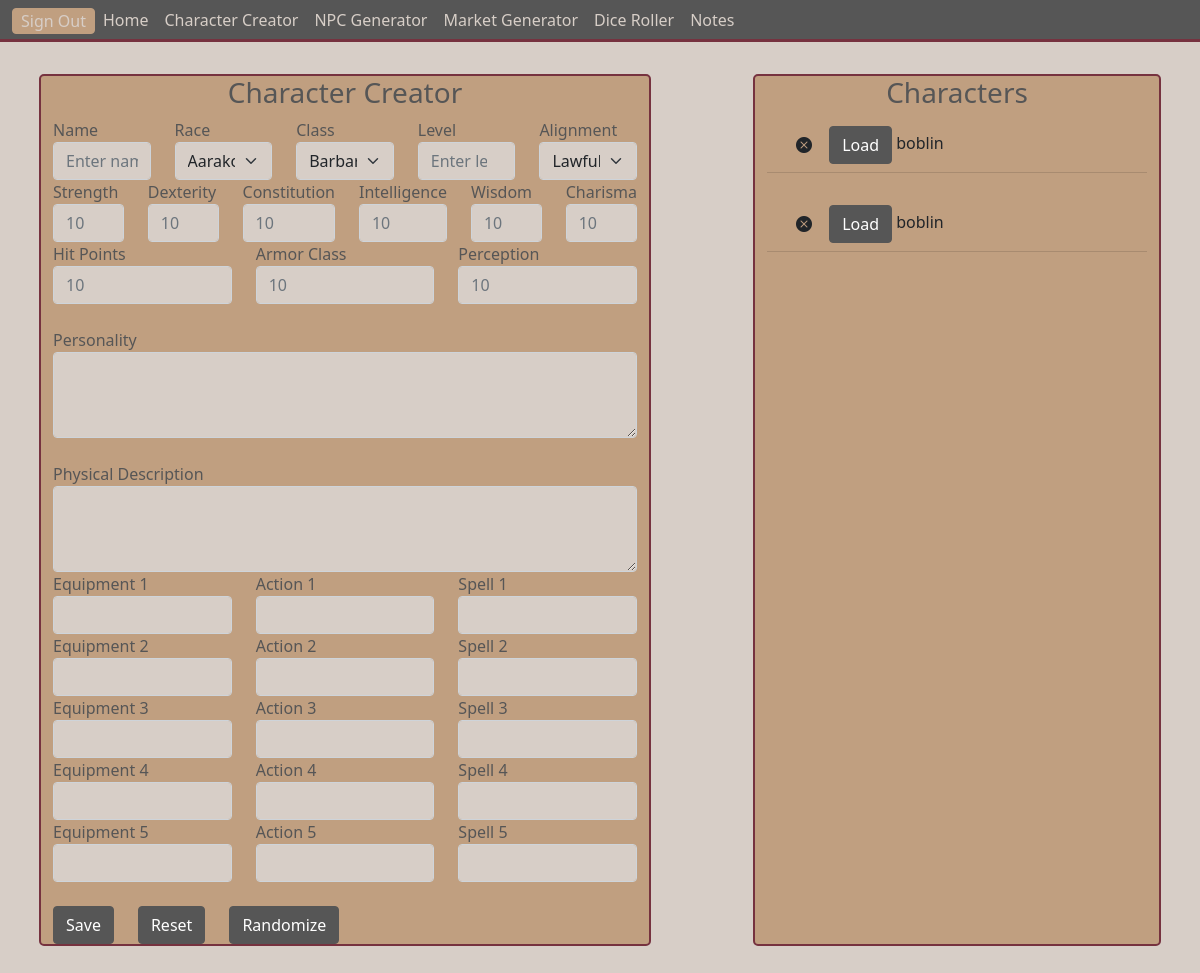
Page /character_creator (signed in) on the earlier database version.
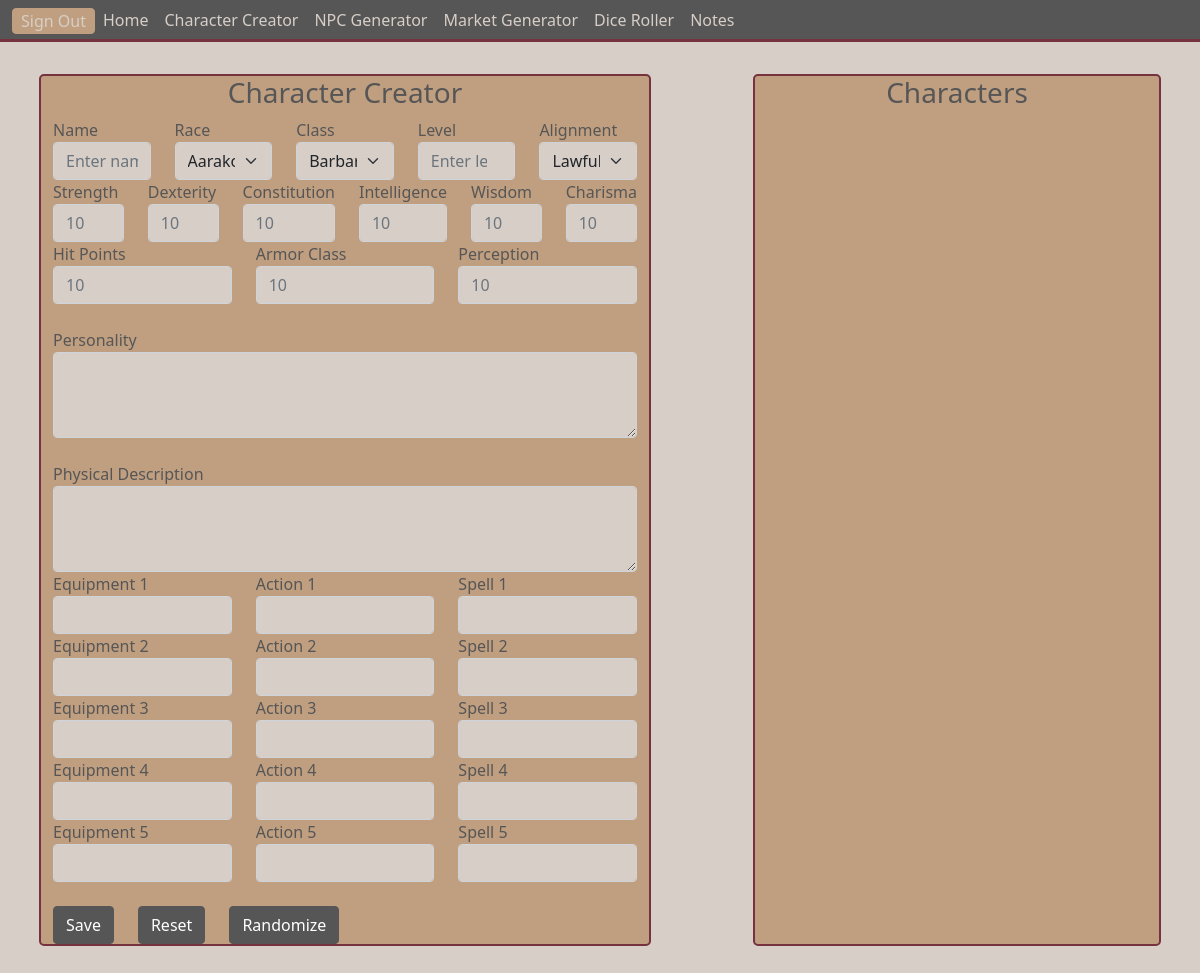
Same page on the later database version.
### website/models.py (models this page shows)
class Character(db.Model):
    id = db.Column(db.Integer, primary_key=True)
    user_id = db.Column(db.Integer, db.ForeignKey('user.id'))
    name = db.Column(db.String(150))
    race = db.Column(db.String(150))
    play_class = db.Column(db.String(150))
    level = db.Column(db.Integer)
    alignment = db.Column(db.String(2))
    strength = db.Column(db.Integer)
    dexterity = db.Column(db.Integer)
    constitution = db.Column(db.Integer)
    intelligence = db.Column(db.Integer)
    wisdom = db.Column(db.Integer)
    charisma = db.Column(db.Integer)
    hp = db.Column(db.Integer)
    ac = db.Column(db.Integer)
    perception = db.Column(db.Integer)
    personality = db.Column(db.String(300))
    physical_description = db.Column(db.String(300))
    equipment1 = db.Column(db.String(150))
    equipment2 = db.Column(db.String(150))
    equipment3 = db.Column(db.String(150))
    equipment4 = db.Column(db.String(150))
    equipment5 = db.Column(db.String(150))
    action1 = db.Column(db.String(150))
    action2 = db.Column(db.String(150))
    action3 = db.Column(db.String(150))
    action4 = db.Column(db.String(150))
    action5 = db.Column(db.String(150))
    spell1 = db.Column(db.String(150))
    spell2 = db.Column(db.String(150))
    spell3 = db.Column(db.String(150))
    spell4 = db.Column(db.String(150))
    spell5 = db.Column(db.String(150))

### website/modules.py (the view, shortened to what this page needs)
@modules.route("/character_creator", methods=['GET', 'POST'])
def character_creator():
    return render_template("character_creator.html", user=current_user)

### website/__init__.py (called while the page is built)
def create_app():
    app = Flask(__name__)
    app.config['SECRET_KEY'] = '2c2f0a1ed0f459feee4563600f76072f'
    app.config['SQLALCHEMY_DATABASE_URI'] = f'sqlite:///{DB_NAME}'
    db.init_app(app)
    from .auth import auth
    from .modules import modules
    from .views import views
    app.register_blueprint(views, url_prefix="/")
    app.register_blueprint(auth, url_prefix="/")
    app.register_blueprint(modules, url_prefix='/')
    from .models import NPC, User
    with app.app_context():
        db.create_all()
    login_manager = LoginManager()
    login_manager.login_view = 'auth.sign_in'
    login_manager.init_app(app)
    @login_manager.user_loader
    def load_user(id):
        return User.query.get(int(id))
    return app

### website/templates/character_creator.html (shortened to what this page needs)
{% extends "layout.html" %}  {% block override_content %}
<div class="row">
	<div
		class="container col-6"
		id="page_content"
		style="border: 2px solid #76323f; border-radius: 5px"
	>
		<form
			method="POST"
			action=""
		>
			<h3 align="center">Character Creator</h3>
			<div class="form-group row">
				<div class="col">
					<label for="name">Name</label>
					<input
						type="text"
						class="form-control"
						id="name"
						name="name"
						placeholder="Enter name"
						required="True"
					/>
				</div>
				<div class="col">
					<label for="race">Race</label>
					<select
						class="form-select form-control"
						name="race"
						id="race"
						required="True"
					>
						<option value="aarakocra">Aarakocra</option>
					</select>
				</div>
				<div class="col">
					<label for="play_class">Class</label>
					<select
						class="form-select form-control"
						name="play_class"
						id="play_class"
						required="True"
					>
						<option value="barbarian">Barbarian</option>
					</select>
				</div>
				<div class="col">
					<label for="level">Level</label>
					<input
						type="number"
						class="form-control"
						id="level"
						name="level"
						placeholder="Enter level"
						required="True"
					/>
				</div>
				<div class="col">
					<label for="alignment">Alignment</label>
					<select
						class="form-select form-control"
						name="alignment"
						id="alignment"
						required="True"
					>
						<option value="lg">Lawful Good</option>
					</select>
				</div>
			</div>
			<div class="form-group row">
				<div class="col">
					<label for="strength">Strength</label>
					<input
						type="number"
						class="form-control"
						id="strength"
						name="strength"
						placeholder="10"
						required="True"
					/>
				</div>
				<div class="col">
					<label for="dexterity">Dexterity</label>
					<input
						type="number"
						class="form-control"
						id="dexterity"
						name="dexterity"
						placeholder="10"
						required="True"
					/>
				</div>
				<div class="col">
					<label for="constitution">Constitution</label>
					<input
						type="number"
						class="form-control"
						id="constitution"
						name="constitution"
						placeholder="10"
						required="True"
					/>
				</div>
				<div class="col">
					<label for="intelligence">Intelligence</label>
					<input
						type="number"
						class="form-control"
						id="intelligence"
						name="intelligence"
						placeholder="10"
						required="True"
					/>
				</div>
				<div class="col">
					<label for="wisdom">Wisdom</label>
					<input
						type="number"
						class="form-control"
						id="wisdom"
						name="wisdom"
						placeholder="10"
						required="True"
					/>
				</div>
				<div class="col">
					<label for="charisma">Charisma</label>
					<input
						type="number"
						class="form-control"
						id="charisma"
						name="charisma"
						placeholder="10"
						required="True"
					/>
				</div>
			</div>
			<div class="form-group row">
				<div class="col">
					<label for="hp">Hit Points</label>
					<input
						type="number"
						class="form-control"
						id="hp"
						name="hp"
						placeholder="10"
						required="True"
					/>
				</div>
				<div class="col">
					<label for="ac">Armor Class</label>
					<input
						type="number"
						class="form-control"
						id="ac"
						name="ac"
						placeholder="10"
						required="True"
					/>
				</div>
				<div class="col">
					<label for="perception">Perception</label>
					<input
						type="number"
						class="form-control"
						id="perception"
						name="perception"
						placeholder="10"
						required="True"
					/>
				</div>
			</div>
			<br />
			<div class="form-group row">
				<div class="col">
					<label for="personality">Personality</label>
					<textarea
						class="form-control"
						id="personality"
						name="personality"
						rows="3"
						required="True"
					></textarea>
				</div>
			</div>
			<br />
			<div class="form-group row">
				<div class="col">
					<label for="physical_description">Physical Description</label>
					<textarea
						class="form-control"
						id="physical_description"
						name="physical_description"
						rows="3"
						required="True"
					></textarea>
				</div>
			</div>
            <div class="form-group row">
                <div class="col">
                    <label for="equipment1">Equipment 1</label>
                    <input
                        type="text"
                        class="form-control"
                        id="equipment1"
                        name="equipment1"
                    ></input>
                </div>
                <div class="col">
                    <label for="action1">Action 1</label>
                    <input
                        type="text"
                        class="form-control"
                        id="action1"
                        name="action1"
                    ></input>
                </div>
                <div class="col">
                    <label for="spell1">Spell 1</label>
                    <input
                        type="text"
                        class="form-control"
                        id="spell1"
                        name="spell1"
                    ></input>
                </div>
            </div>
            <div class="form-group row">
                <div class="col">
                    <label for="equipment2">Equipment 2</label>
                    <input
                        type="text"
                        class="form-control"
                        id="equipment2"
                        name="equipment2"
                    ></input>
                </div>
                <div class="col">
                    <label for="action2">Action 2</label>
                    <input
                        type="text"
                        class="form-control"
                        id="action2"
                        name="action2"
                    ></input>
                </div>
                <div class="col">
                    <label for="spell2">Spell 2</label>
                    <input
                        type="text"
                        class="form-control"
                        id="spell2"
                        name="spell2"
                    ></input>
                </div>
            </div>
            <div class="form-group row">
                <div class="col">
                    <label for="equipment3">Equipment 3</label>
                    <input
                        type="text"
                        class="form-control"
                        id="equipment3"
                        name="equipment3"
                    ></input>
                </div>
                <div class="col">
                    <label for="action3">Action 3</label>
                    <input
                        type="text"
                        class="form-control"
                        id="action3"
                        name="action3"
                    ></input>
                </div>
                <div class="col">
                    <label for="spell3">Spell 3</label>
                    <input
                        type="text"
                        class="form-control"
                        id="spell3"
                        name="spell3"
                    ></input>
                </div>
            </div>
            <div class="form-group row">
                <div class="col">
                    <label for="equipment4">Equipment 4</label>
                    <input
                        type="text"
                        class="form-control"
                        id="equipment4"
                        name="equipment4"
                    ></input>
                </div>
                <div class="col">
                    <label for="action4">Action 4</label>
                    <input
                        type="text"
                        class="form-control"
                        id="action4"
                        name="action4"
                    ></input>
                </div>
                <div class="col">
                    <label for="spell4">Spell 4</label>
                    <input
                        type="text"
                        class="form-control"
                        id="spell4"
                        name="spell4"
                    ></input>
                </div>
            </div>
            <div class="form-group row">
                <div class="col">
                    <label for="equipment5">Equipment 5</label>
                    <input
                        type="text"
                        class="form-control"
                        id="equipment5"
                        name="equipment5"
                    ></input>
                </div>
                <div class="col">
                    <label for="action5">Action 5</label>
                    <input
                        type="text"
                        class="form-control"
                        id="action5"
                        name="action5"
                    ></input>
                </div>
                <div class="col">
                    <label for="spell5">Spell 5</label>
                    <input
                        type="text"
                        class="form-control"
                        id="spell5"
                        name="spell5"
                    ></input>
                </div>
            </div>
			<br />
			<div class="form-group row row-cols-auto">
				<div class="col">
					<button
						type="submit"
						class="btn btn-primary"
					>
						Save
					</button>
				</div>
				<div class="col">
					<button
						type="reset"
						class="btn btn-primary"
						id="load_character"
					>
						Reset
					</button>
				</div>
				<div class="col">
					<button
						type="button"
						class="btn btn-primary"
                        id="randomize_character"
					>
						Randomize
					</button>
					<br />
				</div>
			</div>
		</form>
	</div>
	<div
		class="container col-4"
		id="character_sidebar"
		style="border: 2px solid #76323f; border-radius: 5px"
	>
		<h3 align="center">Characters</h3>
		<ul
			class="list-group list-group-flush"
			id="characters"
		>
			{% for character in user.characters %}
			<li class="list-group-item">
				<button
					type="button"
					class="close btn"
					onClick="deleteCharacter({{ character.id }})"
				>
					<i class="bi bi-x-circle-fill"></i>
				</button>
				<button
					type="button"
					class="btn btn-primary"
					onClick=""
				>
					Load
				</button>
				{{ character.name }}
			</li>
			<br />
			{% endfor %}
		</ul>
	</div>
</div>
{% endblock %}

### website/templates/layout.html (shortened to what this page needs)
<!DOCTYPE html>
<html lang="en">
	<head>
		<link
			href="https://cdn.jsdelivr.net/npm/bootstrap@5.0.2/dist/css/bootstrap.min.css"
			rel="stylesheet"
		/>
		<link
			rel="stylesheet"
			href="https://cdn.jsdelivr.net/npm/bootstrap-icons@1.10.3/font/bootstrap-icons.css"
		/>
		<link
			href="{{ url_for('static', filename='styles.css') }}"
			rel="stylesheet"
			type="text/css"
		/>
	</head>
	<body>
		<nav
			class="navbar navbar-expand-lg fixed-top"
			style="border-bottom: 3px solid #76323f; padding-bottom: 5px"
		>
			<div class="container-fluid">
				<div
					class="collapse navbar-collapse"
					id="navbar"
				>
					<div class="navbar-nav">
						{% if user.is_authenticated %}
						<a
							class="nav-item nav-link btn btn-secondary"
							id="sign_out"
							href="/sign_out"
							>Sign Out</a
						>
						<a
							class="nav-item nav-link"
							id="home"
							href="/"
							>Home</a
						>
						<a
							class="nav-item nav-link"
							id="character_creator"
							href="/character_creator"
							>Character Creator</a
						>
						<a
							class="nav-item nav-link"
							id="npc_generator"
							href="/npc_generator"
							>NPC Generator</a
						>
						<a
							class="nav-item nav-link"
							id="market_generator"
							href="/market_generator"
							>Market Generator</a
						>
						<a
							class="nav-item nav-link"
							id="dice_roller"
							href="/dice_roller"
							>Dice Roller</a
						>
						<a
							class="nav-item nav-link"
							id="notes"
							href="/notes"
							>Notes</a
						>
						{% endif %}
					</div>
				</div>
			</div>
		</nav>
		 {% block override_content
		%}{% endblock %}
	</body>
</html>

### website/static/styles.css (style rules this page uses)
body { background-color: #d7cec7; color: #565656; }
a { color: #565656; }
.navbar { background-color: #565656; }
.navbar a { display: inline-block; color: #d7cec7; text-align: center; padding: 0px 14px; text-decoration: none; }
.btn-primary, .btn-primary:focus { background-color: #565656 !important; border-color: #565656 !important; }
.btn-secondary, .btn-secondary:focus { background-color: #c09f80 !important; border-color: #c09f80 !important; color: #d7cec7; }
#page_content { background-color: #c09f80; border-color: #565656; margin-top: 50px; margin-bottom: 50px; }
#npc_sidebar, #character_sidebar { background-color: #c09f80; border-color: #565656; margin-top: 50px; margin-bottom: 50px; }
.form-control { background-color: #d7cec7; }

Differences in the rows shown:
removed Character: name "boblin"
removed Character: name "boblin"
